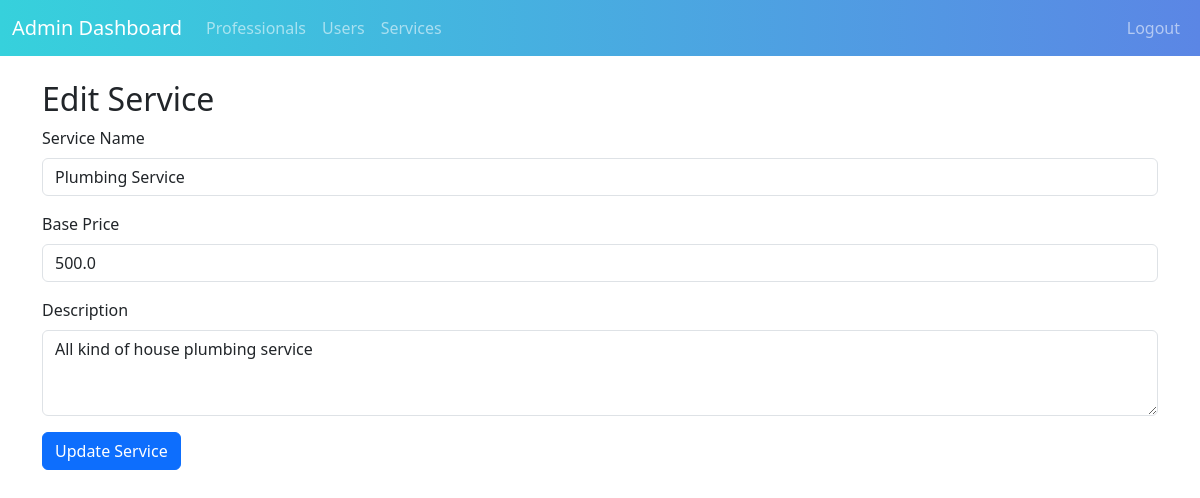
/admin/edit_service/1 (signed in), run on the app's committed database.
### app/models.py (models this page shows)
class Service(db.Model):
    id = db.Column(db.Integer, primary_key=True)
    name = db.Column(db.String(100), nullable=False)
    base_price = db.Column(db.Float, nullable=False)
    description = db.Column(db.Text)

### app/routes/admin.py (the view, shortened to what this page needs)
@admin_bp.route('/edit_service/<int:service_id>', methods=['GET', 'POST'])
@login_required
@admin_required
def edit_service(service_id):
    service = Service.query.get_or_404(service_id)
    return render_template('admin/edit_service.html', service=service)

### app/models.py (called while the page is built)
@login_manager.user_loader
def load_user(user_id):
    return User.query.get(int(user_id))

### app/utils.py (called while the page is built)
def admin_required(f):
    @wraps(f)
    def decorated_function(*args, **kwargs):
        if not current_user.is_authenticated or current_user.user_type != 'admin':
            flash('You do not have permission to access this page.', 'danger')
            return redirect(url_for('auth.login'))
        return f(*args, **kwargs)
    return decorated_function

### app/templates/admin/edit_service.html (shortened to what this page needs)
{% extends "admin/admin_base.html" %}
{% block content %}
<h2>Edit Service</h2>
<form method="POST">
    <div class="mb-3">
        <label for="name" class="form-label">Service Name</label>
        <input type="text" class="form-control" id="name" name="name" value="{{ service.name }}" required>
    </div>
    <div class="mb-3">
        <label for="base_price" class="form-label">Base Price</label>
        <input type="number" step="0.01" class="form-control" id="base_price" name="base_price" value="{{ service.base_price }}" required>
    </div>
    <div class="mb-3">
        <label for="description" class="form-label">Description</label>
        <textarea class="form-control" id="description" name="description" rows="3" required>{{ service.description }}</textarea>
    </div>
    <button type="submit" class="btn btn-primary">Update Service</button>
</form>
{% endblock %}

### app/templates/admin/admin_base.html (style rules this page uses)
body { background: #ffffff; min-height: 100vh; }

### data on the page
Service: name "Plumbing Service", base_price "500.0", description "All kind of house plumbing service"
